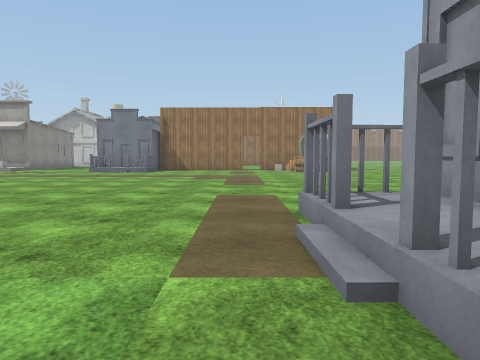
[1] (above)

24 first-person views from a walk through a scene from a Unity 3-D project. The camera is 1.3 m above the floor, tilts 4° down and sees 70° across. The floor is counted in squares, 2 m on a side. Each view is taken from the middle of a square. On the plan, view 1 faces up. The plan holds only what a view shows up to about 10 squares ahead; the rest is blank. The place goes on beyond the plan. The player is left out. Some animated figures are left out. Some surface patterns are stand-ins.

[2]
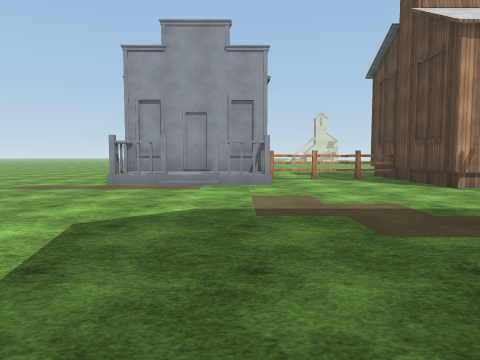

[3]
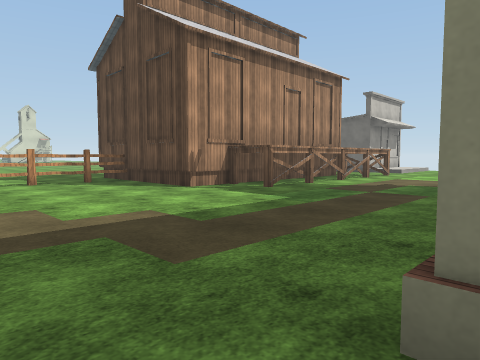

[4]
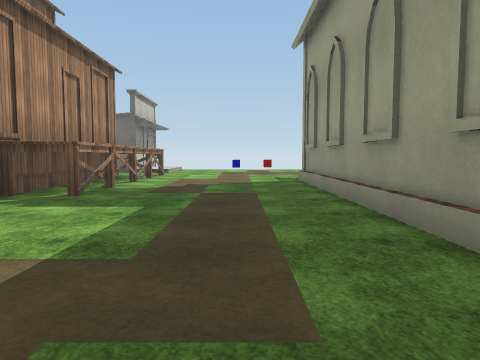

[5]
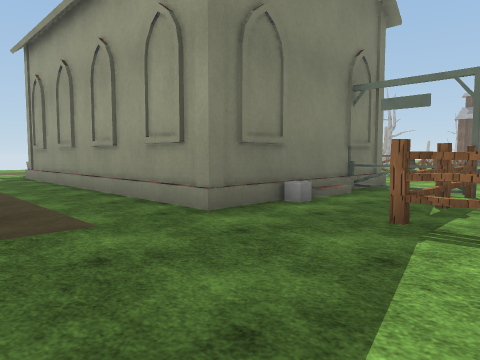

[6]
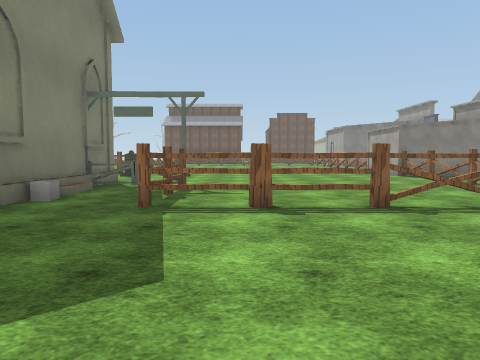

[7]
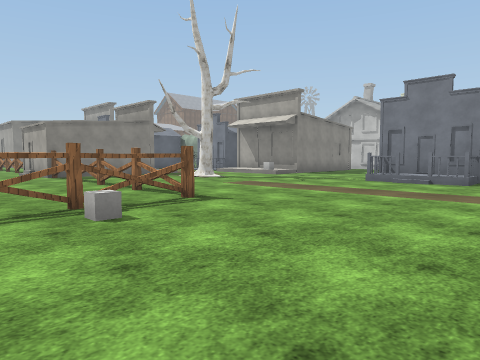

[8]
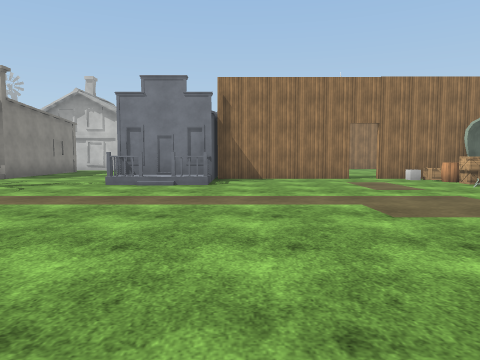

[9]
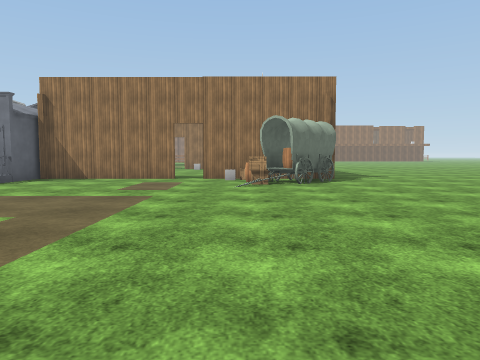

[10]
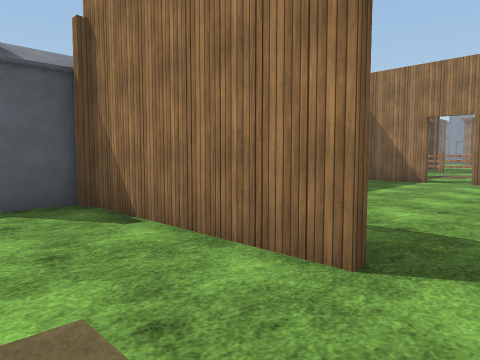

[11]
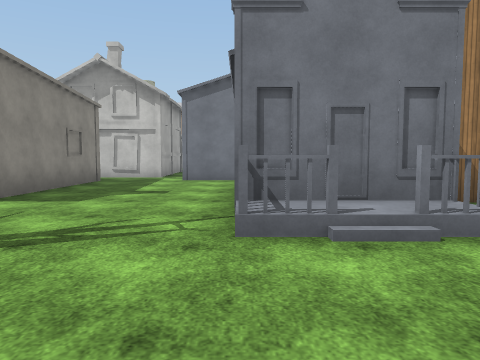

[12]
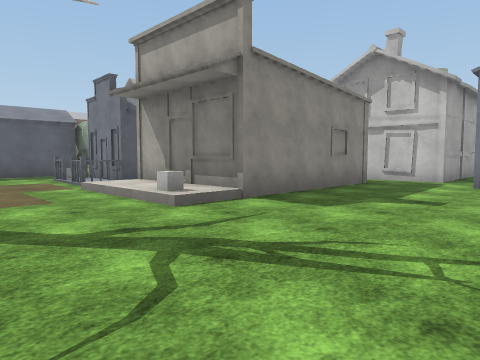

[13]
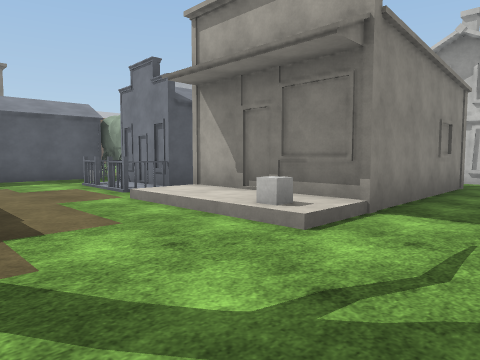

[14]
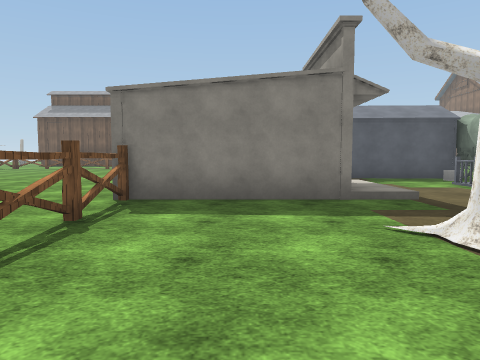

[15]
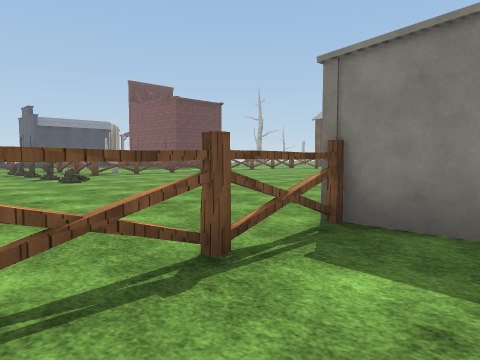

[16]
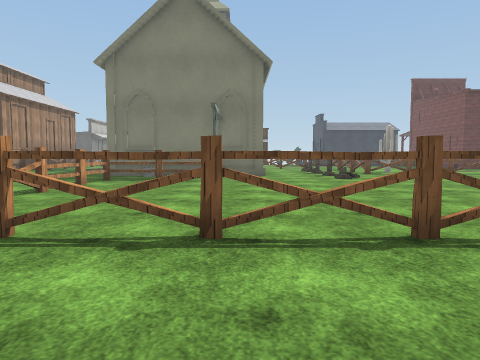

[17]
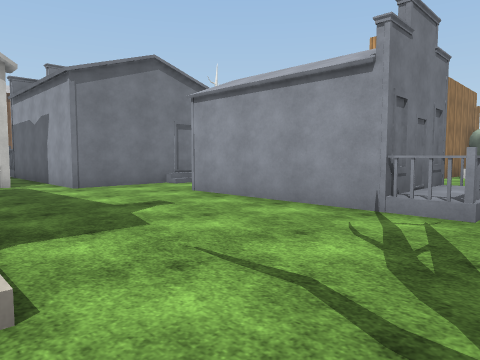

[18]
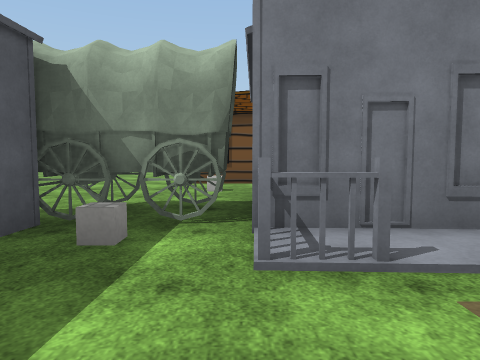

[19]
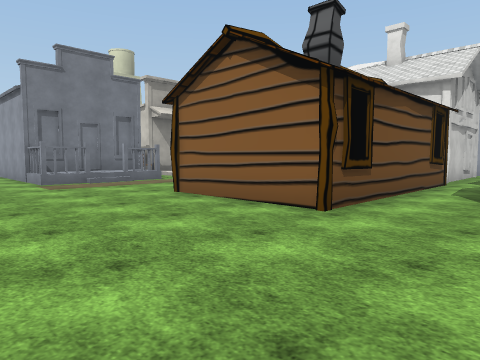

[20]
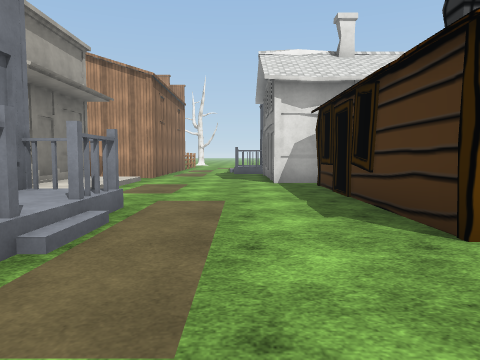

[21]
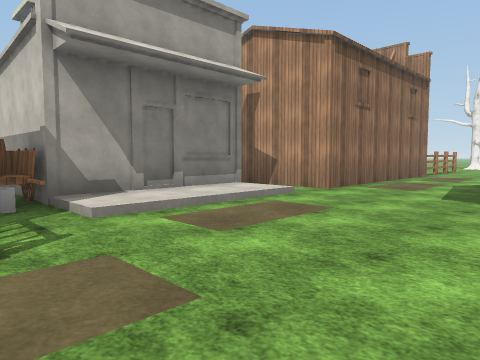

[22]
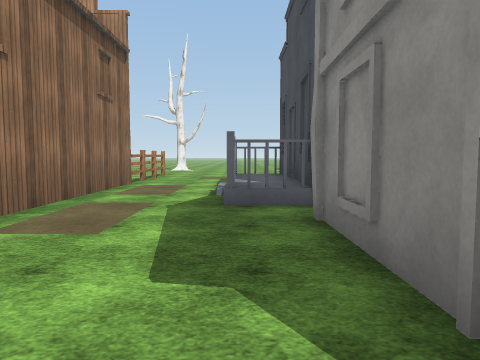

[23]
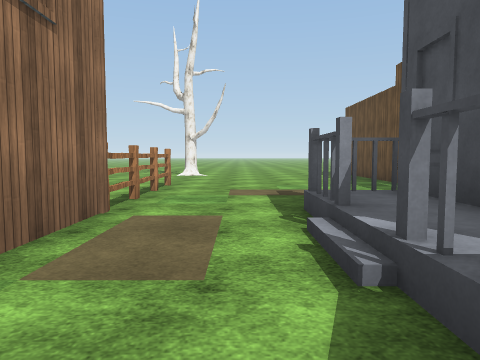

[24]
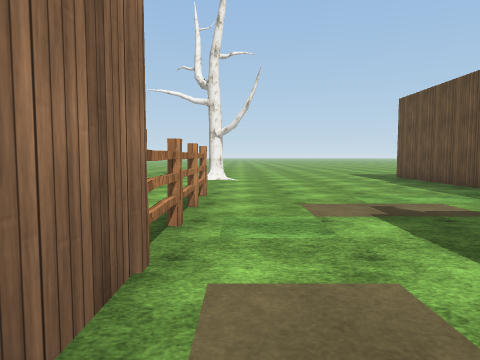

### Floor plan
Key: @ floor where view 1 was taken; # wall or solid block; x gap in a wall; . main floor; : floor 0.25 m higher than the main floor; + floor 0.5 m higher than the main floor; * floor 1.75 m higher than the main floor; / step, stairs or slope; H house; F fence; T tombstone; G gate; C cube; R tree; B box; W wagon; O other object.
Columns run from 21 left of view 1 to 6 right of it. Each row starts with its distance up from view 1.
 31   #   W    #
 30   #   C###H#         ...
 29   ####.:::/#######FFF....R
 28   .HHH....................
 27  .........................
 26  .............HHHH........
 25  ........H###.#### .......
 24  ...#####H   .#    .......
 23  ...#    H   .#   ##.#####
 22 ....##   H   .#   ....
 21 ....H####HH...#    ...
 20 ........   #..#### ...
 19 .....O     #.....   ..
 18   ...      #...#    ..
 17    OO#    ##...#    ...
 16    #C######H...######xx####.
 15    #.HHH/::C...###.....CBO..
 14    #...........HHH.....BB...
 13    #........................
 12  HHH    /..R................
 11         #...................
 10         #..................
  9         #.................
  8         FFFFFFF...........
  7      ..........F.........
  6     ...........F.........
  5     .....................
  4     ...........F......HH
  3       .........F......H#
  2       ......FFF.......+#
  1       ..T...G.........HH
  0        .T.##G/C#.....@..F
 -1         .. #####........F..
 -2                #........F..
 -3                #........F.
 -4                #.....#####
 -5                #....*#
 -6                #....*#
 -7                #....*#
 -8                #....*#
 -9                 .... #

Where each view was taken, in squares from view 1:
view 1: 0 up, 0 right, facing up
view 2: 1 up, 7 left, facing right
view 3: 1 up, 6 left, facing down-right
view 4: 1 up, 4 left, facing down
view 5: 3 up, 3 left, facing down-left
view 6: 3 up, 2 left, facing left
view 7: 5 up, 2 left, facing up-left
view 8: 6 up, 3 left, facing up
view 9: 6 up, 2 right, facing up
view 10: 14 up, 1 right, facing up-left
view 11: 11 up, 6 left, facing up
view 12: 12 up, 6 left, facing up-left
view 13: 12 up, 8 left, facing up-left
view 14: 10 up, 8 left, facing left
view 15: 10 up, 10 left, facing down-left
view 16: 11 up, 10 left, facing down
view 17: 13 up, 10 left, facing up-right
view 18: 13 up, 16 left, facing up
view 19: 19 up, 21 left, facing up-right
view 20: 26 up, 20 left, facing right
view 21: 25 up, 16 left, facing up-right
view 22: 26 up, 12 left, facing right
view 23: 27 up, 8 left, facing right
view 24: 28 up, 6 left, facing right
